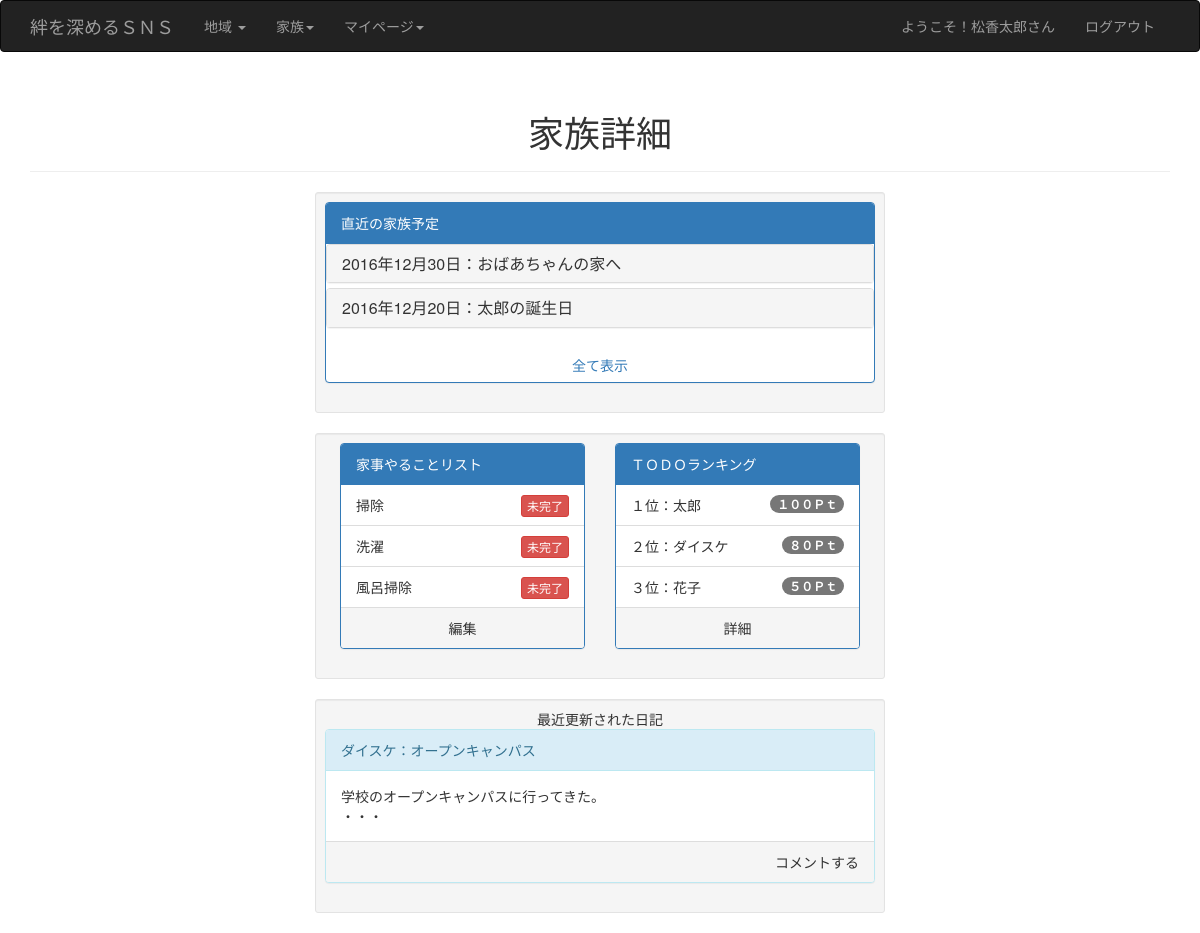
Page /family/familypage.php (signed in) on the committed database.
### tables this page shows
CREATE TABLE IF NOT EXISTS `tb_familyivent` (
  `HOME_ID` varchar(16) NOT NULL,
  `FIVENT_ID` bigint(20) NOT NULL AUTO_INCREMENT,
  `FI_TITLE` text,
  `FI_DATETIME` datetime DEFAULT NULL,
  `FI_DETAIL` text,
  `FI_PLACE` text,
  PRIMARY KEY (`FIVENT_ID`),
  KEY `HOME_ID` (`HOME_ID`)
);

CREATE TABLE IF NOT EXISTS `tb_housework` (
  `HOME_ID` varchar(16) NOT NULL,
  `HWORK_ID` bigint(16) NOT NULL AUTO_INCREMENT,
  `HW_NAME` varchar(32) DEFAULT NULL,
  `HW_FINISH` int(11) DEFAULT NULL,
  `UPDATE` timestamp NOT NULL DEFAULT CURRENT_TIMESTAMP ON UPDATE CURRENT_TIMESTAMP,
  PRIMARY KEY (`HWORK_ID`),
  KEY `HOME_ID` (`HOME_ID`)
);

### family/familypage.php (the view, shortened to what this page needs)
<?php
include ('../inc/header_inc.php');
if(!isset($_SESSION['UTID'])){
	header("Location: ../login.php") ;
	exit();
}else{
$query = "SELECT * FROM tb_housework";
$rs = mysql_query($query);
$query2 = "SELECT * FROM `tb_familyivent` WHERE `HOME_ID`='{$hid}' ORDER BY FI_DATETIME DESC ";
$rs2 = mysql_query($query2);
$now=date( "Y-m-d H:i:s", time() );
?>
<html>
  <head>
    <link href="../css/bootstrap.min.css" rel="stylesheet">
  </head>
  <body>
  	<div class="page-header text-center">
    <h1>家族詳細</h1>
    </div>
    <div class="col-sm-offset-3 col-sm-6 well well-sm">
		<div class="panel panel-primary">
		  <div class="panel-heading">直近の家族予定</div>
			<div class="panel-group" id="accordion">
			<?php while($row2 = mysql_fetch_array($rs2)){ ?>
			<?php
			if($now <= $row2['FI_DATETIME']){
			$set_date = $row2['FI_DATETIME'];
			$date = array();
			preg_match("@([0-9]{4,})-([0-9]{1,2})-([0-9]{1,2}) ([0-9]{2}):([0-9]{1,2}):([0-9]{1,2})@",$set_date,$date);
			?>
			  <div class="panel panel-default">
			    <div class="panel-heading">
			      <h4 class="panel-title">
			        <a class="accordion-toggle" data-toggle="collapse" data-parent="#accordion" href="#collapse<?php echo $row2['FIVENT_ID'];?>">
			          <?php echo $date[1]."年".$date[2]."月".$date[3]."日"."：".$row2['FI_TITLE'];?>
			        </a>
			      </h4>
			    </div>
			  </div>
			<?php }} ?>
			</div>
		  <div class="text-center"><a href="family_ivent.php" class="btn btn-link">全て表示</a></div>
		</div>
    </div>
<?php
include('../function.php');
?>
    <div class="col-sm-offset-3 col-sm-6 well well-sm">
		<div class="col-sm-6">
		<div class="panel panel-primary">
		  <div class="panel-heading">家事やることリスト</div>
			<ul class="list-group">
				<?php
				while($row = mysql_fetch_array($rs)){
					echo '<li class="list-group-item">'.$row['HW_NAME'];
					dispFinish($row['HWORK_ID'],$row['HW_NAME'],$row['HW_FINISH'],1);
				}
				?>
			</ul>
		  <div class="panel-footer text-center">編集</div>
		</div>
		</div>
		<div class="col-sm-6">
		<div class="panel panel-primary">
		  <div class="panel-heading">ＴＯＤＯランキング</div>
			<ul class="list-group">
				<li class="list-group-item"><span class="badge">１００Ｐｔ</span>１位：太郎
				</li>
				<li class="list-group-item"><span class="badge">８０Ｐｔ</span>２位：ダイスケ
				</li>
				<li class="list-group-item"><span class="badge">５０Ｐｔ</span>３位：花子
				</li>
			</ul>
		  <div class="panel-footer text-center">詳細</div>
		</div>
		</div>
    </div>
    <div class="col-sm-offset-3 col-sm-6 well well-sm"><div class="text-center">最近更新された日記</div>
		<div class="panel panel-info">
		  <div class="panel-heading">ダイスケ：オープンキャンパス</div>
		  <div class="panel-body">
		    学校のオープンキャンパスに行ってきた。<br>
		    ・・・
		  </div>
		  <div class="panel-footer text-right">コメントする</div>
		</div>
    </div>
<?php }?>
<?php include('../inc/footer_inc.php'); ?>

### function.php (shortened to what this page needs)
<?php
function dispFinish($id,$hwname,$num,$sww){
	if($num==0){
?>
	<a data-toggle="modal" href="#<?= $id ?>"class="btn btn-danger btn-xs pull-right">未完了</a>
	<br>
<?php
	}else{
		echo '<input type="button" class="btn btn-success btn-xs pull-right" value="完了">';
	}
}
?>

### rows in the picture
tb_familyivent: date "2016", date "12", date "30", FI_TITLE "おばあちゃんの家へ"
tb_familyivent: date "2016", date "12", date "20", FI_TITLE "太郎の誕生日"
tb_housework: HW_NAME "掃除"
tb_housework: HW_NAME "洗濯"
tb_housework: HW_NAME "風呂掃除"

### other values in the picture
$uname "松香太郎"
